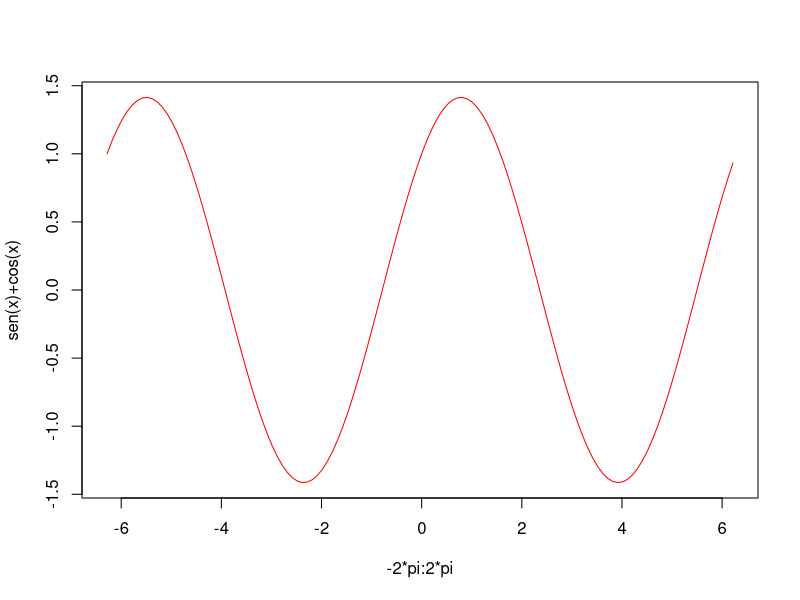

R code for this plot:
#Ejercicio a 
setwd("/home/epale/Desktop/INFORMATICA BIOQUIMICA/CODE PL6")
png("grafica ejercicio a)")
plot(seq(-2*pi,2*pi,0.1),sin(seq(-2*pi,2*pi,0.1))+cos(seq(-2*pi,2*pi,0.1)),type = "l",ylab = "sen(x)+cos(x)",xlab = "-2*pi:2*pi",col="red")
dev.off()